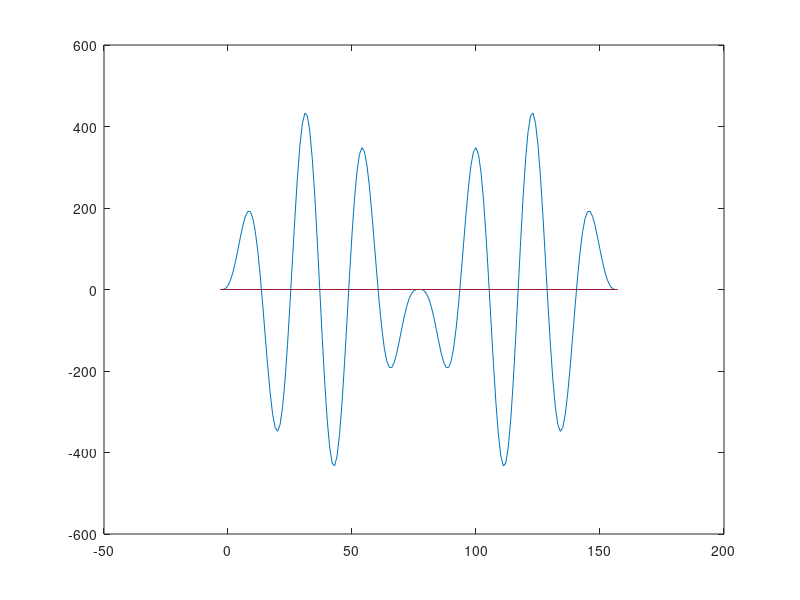

The MATLAB script that drew this image:
clc;
clear all;
close all;

t = 0:1/80:1;
x = 7*sin(2*pi*3*t);
h = 5*sin(2*pi*4*t);

z = [];
for i= 1:length(x)
    xh = h.*x(i);
    z = [z; xh];
end

[row, col] = size(z);
ans = zeros(row+col-1);

for i = 1:row
    for j = 1:col
        ans(i+j-1) = ans(i+j-1)+z(i,j);
    end
end

z1 = 2;
z2 = 3;
index = (z1+z2-1);
n = -(index-1):length(ans)-index;

disp(ans);
plot(n,ans);